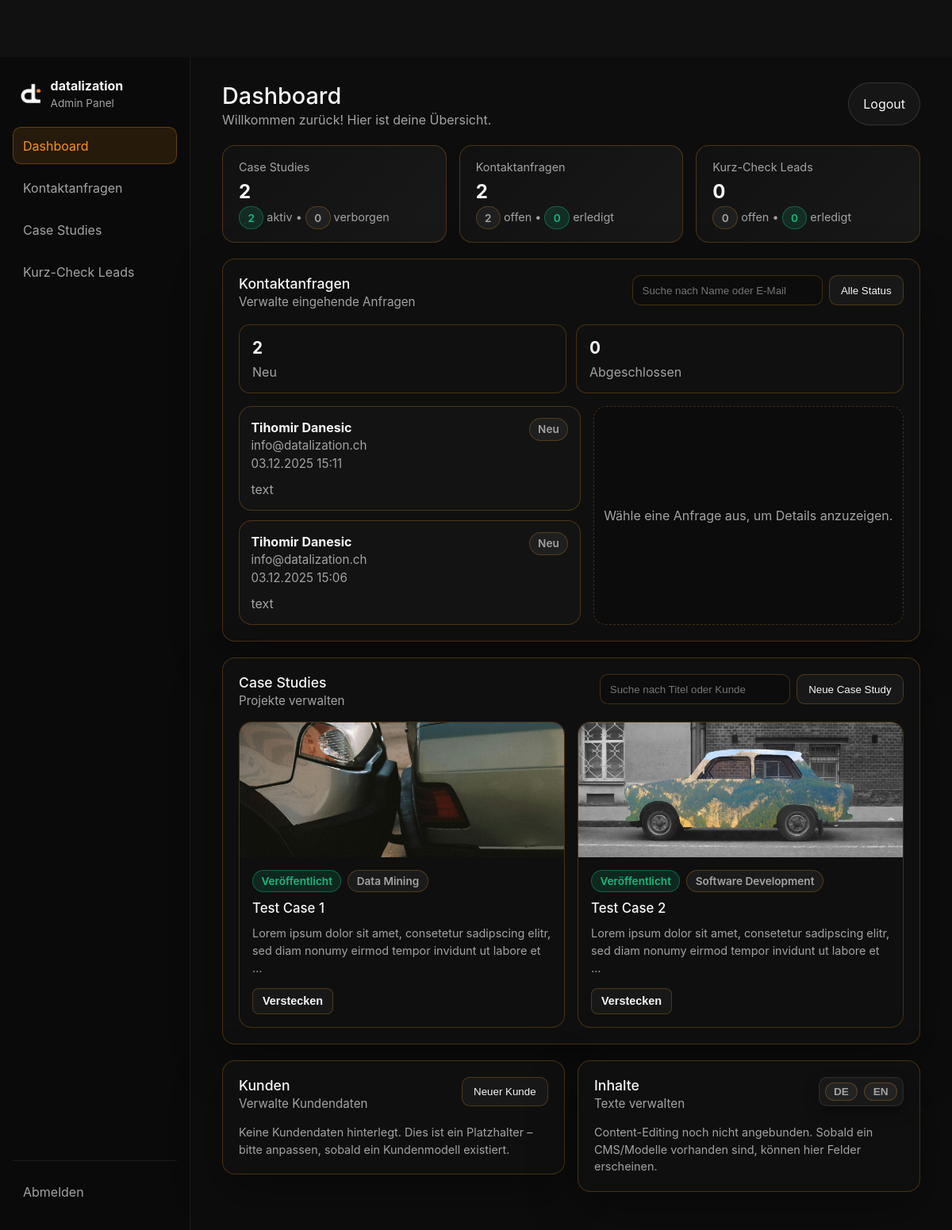
/de/custom-admin/ (signed in), run on the app's committed database.
### web/models.py (models this page shows, shortened)
class ContactMessage(models.Model):
    created = models.DateTimeField(auto_now_add=True)
    first_name = models.CharField(_("First name"), max_length=80)
    last_name = models.CharField(_("Last name"), max_length=80)
    company = models.CharField(_("Company"), max_length=150, blank=True, null=True)
    email = models.EmailField(_("Email"))
    phone = models.CharField(_("Phone"), max_length=50, blank=True, null=True)
    message = models.TextField(_("Message"))
    language = models.CharField(_("Language"), max_length=5, default="de")
    handled = models.BooleanField(_("Processed"), default=False)
    class Meta:
        ordering = ["-created"]
        verbose_name = _("Contact message")
        verbose_name_plural = _("Contact messages")

class CaseStudy(models.Model):
    title       = models.CharField(max_length=160)
    category    = models.CharField(max_length=80, blank=True)
    slug        = models.SlugField(unique=True, blank=True)
    summary     = models.TextField(blank=True)
    client_brief   = models.TextField(_("Client"), blank=True,
        help_text=_("Kurzbeschreibung des Kunden (keine Namen)."))
    problem_brief  = models.TextField(_("Problem"), blank=True,
        help_text=_("Welches Problem/Engpass bestand?"))
    result_points  = models.TextField(_("Result (Bullet points)"), blank=True,
        help_text=_("Eine Aufzählung, je Zeile ein Punkt."))
    preview_animation = models.FileField(upload_to="cases/previews/", blank=True, null=True)
    image       = models.ImageField(upload_to="cases/", blank=True, null=True)
    date        = models.DateField()
    published   = models.BooleanField(
        _("Aktiv"),
        default=True,
        help_text=_("Steuert, ob diese Case Study auf der Website angezeigt wird."),
    )
    kpis        = models.JSONField(blank=True, null=True)
    tech_stack  = models.CharField(max_length=255, blank=True)
    @property
    def safe_image_url(self):
        if not self.image or not getattr(self.image, "name", ""):
            return ""
        try:
            if not self.image.storage.exists(self.image.name):
                return ""
            return self.image.url
        except Exception:
            return ""
    class Meta:
        ordering = ["-date"]

### web/views.py (the view, shortened to what this page needs)
# urls.py: path("custom-admin/", views.custom_admin, name="custom_admin"),
def custom_admin(request):
    admin_password = getattr(settings, "ADMIN_PASSWORD", None)
    if request.GET.get("logout"):
        request.session.pop("custom_admin", None)
        return redirect("web:custom_admin")
    if not _admin_authorized(request):
        return render(request, "custom_admin_login.html")
    cases_qs = CaseStudy.objects.all().order_by("-date")
    contacts_qs = ContactMessage.objects.all().order_by("-created")
    starts_qs = StartRequest.objects.all().order_by("-created")
    contacts_open = contacts_qs.filter(handled=False).count()
    contacts_done = contacts_qs.filter(handled=True).count()
    starts_open = starts_qs.filter(handled=False).count()
    starts_done = starts_qs.filter(handled=True).count()
    cases_published = cases_qs.filter(published=True).count()
    cases_hidden = cases_qs.filter(published=False).count()
    cases = cases_qs
    contacts = contacts_qs[:50]
    starts = starts_qs[:50]
    return render(request, "custom_admin.html", {
        "cases": cases,
        "contacts": contacts,
        "starts": starts,
        "contacts_open": contacts_open,
        "contacts_done": contacts_done,
        "starts_open": starts_open,
        "starts_done": starts_done,
        "cases_published": cases_published,
        "cases_hidden": cases_hidden,
    })

### web/views.py (called while the page is built)
def _admin_authorized(request):
    return request.session.get("custom_admin") is True

### web/templates/custom_admin.html (shortened to what this page needs)
{% extends "admin_base.html" %}
{% load i18n %}
{% load static %}
{% block content %}
<div class="admin-app">
  <aside class="admin-sidebar">
    <div class="admin-brand">
      <img src="{% static 'img/favicon.svg' %}" alt="datalization" width="30" height="30">
      <div>
        <div class="brand-name">datalization</div>
        <div class="brand-sub">Admin Panel</div>
      </div>
    </div>
    <nav class="admin-nav">
      <a class="nav-item active" href="#dashboard">{% trans "Dashboard" %}</a>
      <a class="nav-item" href="#contacts">{% trans "Kontaktanfragen" %}</a>
      <a class="nav-item" href="#cases">{% trans "Case Studies" %}</a>
      <a class="nav-item" href="#leads">{% trans "Kurz-Check Leads" %}</a>
    </nav>
    <div class="admin-footer-nav">
      <a class="nav-item" href="{% url 'web:custom_admin' %}?logout=1">{% trans "Abmelden" %}</a>
    </div>
  </aside>
  <div class="admin-main">
    <header class="admin-topbar" id="dashboard">
      <div>
        <h1 class="admin-title">{% trans "Dashboard" %}</h1>
        <p class="admin-subtitle">{% trans "Willkommen zurück! Hier ist deine Übersicht." %}</p>
      </div>
      <a class="btn-secondary" href="{% url 'web:custom_admin' %}?logout=1">{% trans "Logout" %}</a>
    </header>
    <div class="admin-stats">
      <div class="admin-stat">
        <p class="label">{% trans "Case Studies" %}</p>
        <p class="value">{{ cases|length }}</p>
        <p class="meta"><span class="pill pill-success tiny">{{ cases_published }}</span> {% trans "aktiv" %} • <span class="pill pill-muted tiny">{{ cases_hidden }}</span> {% trans "verborgen" %}</p>
      </div>
      <div class="admin-stat">
        <p class="label">{% trans "Kontaktanfragen" %}</p>
        <p class="value">{{ contacts|length }}</p>
        <p class="meta"><span class="pill pill-muted tiny">{{ contacts_open }}</span> {% trans "offen" %} • <span class="pill pill-success tiny">{{ contacts_done }}</span> {% trans "erledigt" %}</p>
      </div>
      <div class="admin-stat">
        <p class="label">{% trans "Kurz-Check Leads" %}</p>
        <p class="value">{{ starts|length }}</p>
        <p class="meta"><span class="pill pill-muted tiny">{{ starts_open }}</span> {% trans "offen" %} • <span class="pill pill-success tiny">{{ starts_done }}</span> {% trans "erledigt" %}</p>
      </div>
    </div>
    <section class="admin-section" id="contacts">
      <div class="admin-section-head row">
        <div>
          <h2>{% trans "Kontaktanfragen" %}</h2>
          <p class="hint">{% trans "Verwalte eingehende Anfragen" %}</p>
        </div>
        <div class="admin-search">
          <input type="search" placeholder="{% trans 'Suche nach Name oder E-Mail' %}">
          <button class="filter-btn">{% trans "Alle Status" %}</button>
        </div>
      </div>
      <div class="admin-summary-cards">
        <div class="summary-card"><div class="summary-value">{{ contacts_open }}</div><div class="summary-label">{% trans "Neu" %}</div></div>
        <div class="summary-card"><div class="summary-value">{{ contacts_done }}</div><div class="summary-label">{% trans "Abgeschlossen" %}</div></div>
      </div>
      <div class="two-col">
        <div class="list-stack">
          {% for msg in contacts %}
          <div class="list-card">
            <div class="list-card-head">
              <div>
                <div class="list-title">{{ msg.first_name }} {{ msg.last_name }}</div>
                <div class="list-sub">{{ msg.email }}</div>
                <div class="list-sub">{{ msg.created|date:"d.m.Y H:i" }}</div>
              </div>
              <span class="pill {% if msg.handled %}pill-success{% else %}pill-muted{% endif %}">{{ msg.handled|yesno:_("Erledigt,Neu") }}</span>
            </div>
            <p class="list-text">{{ msg.message|truncatechars:140 }}</p>
          </div>
          {% empty %}
          <p class="muted">{% trans "Keine Einträge." %}</p>
          {% endfor %}
        </div>
        <div class="details-placeholder">
          <p>{% trans "Wähle eine Anfrage aus, um Details anzuzeigen." %}</p>
        </div>
      </div>
    </section>
    <section class="admin-section" id="cases">
      <div class="admin-section-head row">
        <div>
          <h2>{% trans "Case Studies" %}</h2>
          <p class="hint">{% trans "Projekte verwalten" %}</p>
        </div>
        <div class="admin-search">
          <input type="search" placeholder="{% trans 'Suche nach Titel oder Kunde' %}">
          <button class="btn-secondary small">{% trans "Neue Case Study" %}</button>
        </div>
      </div>
      <div class="card-grid">
        {% for case in cases %}
        <div class="case-card-admin">
          {% if case.image %}
            {% if case.safe_image_url %}
              <img src="{{ case.safe_image_url }}" alt="{{ case.title }}">
            {% endif %}
          {% else %}
            <div class="case-card-img-placeholder">d</div>
          {% endif %}
          <div class="case-card-body">
            <div class="case-card-status">
              <span class="pill {% if case.published %}pill-success{% else %}pill-muted{% endif %}">{% if case.published %}{% trans "Veröffentlicht" %}{% else %}{% trans "Entwurf" %}{% endif %}</span>
              <span class="pill pill-muted">{{ case.category|default:"-" }}</span>
            </div>
            <h3>{{ case.title }}</h3>
            <p class="muted">{{ case.summary|default:case.problem_brief|truncatechars:110 }}</p>
            <div class="case-card-actions">
              <form method="post">
                <button type="submit" class="btn-small">{% if case.published %}{% trans "Verstecken" %}{% else %}{% trans "Veröffentlichen" %}{% endif %}</button>
              </form>
            </div>
          </div>
        </div>
        {% empty %}
          <p class="muted">{% trans "Keine Case Studies gefunden." %}</p>
        {% endfor %}
      </div>
    </section>
    <div class="admin-grid-2">
      <section class="admin-section" id="customers">
        <div class="admin-section-head row">
          <div>
            <h2>{% trans "Kunden" %}</h2>
            <p class="hint">{% trans "Verwalte Kundendaten" %}</p>
          </div>
          <button class="btn-secondary small">{% trans "Neuer Kunde" %}</button>
        </div>
        <p class="muted">{% trans "Keine Kundendaten hinterlegt. Dies ist ein Platzhalter – bitte anpassen, sobald ein Kundenmodell existiert." %}</p>
      </section>
      <section class="admin-section" id="content">
        <div class="admin-section-head row">
          <div>
            <h2>{% trans "Inhalte" %}</h2>
            <p class="hint">{% trans "Texte verwalten" %}</p>
          </div>
          <div class="lang-toggle">
            <button class="pill pill-muted">{% trans "DE" %}</button>
            <button class="pill pill-muted">{% trans "EN" %}</button>
          </div>
        </div>
        <p class="muted">{% trans "Content-Editing noch nicht angebunden. Sobald ein CMS/Modelle vorhanden sind, können hier Felder erscheinen." %}</p>
      </section>
    </div>
  </div>
</div>
{% endblock %}

### data on the page
ContactMessage: first_name "Tihomir", last_name "Danesic", email "info@datalization.ch", created "03.12.2025 15:11", handled "Neu", message "text"
ContactMessage: first_name "Tihomir", last_name "Danesic", email "info@datalization.ch", created "03.12.2025 15:06", handled "Neu", message "text"
CaseStudy: safe_image_url (picture), category "Data Mining", title "Test Case 1", summary "Lorem ipsum dolor sit amet, consetetur sadipscing elitr, sed diam nonumy eirmod tempor invidunt ut labore et …"
CaseStudy: safe_image_url (picture), category "Software Development", title "Test Case 2", summary "Lorem ipsum dolor sit amet, consetetur sadipscing elitr, sed diam nonumy eirmod tempor invidunt ut labore et …"

### other printed values
{{ cases|length }} "2"
{{ cases_published }} "2"
{{ cases_hidden }} "0"
{{ contacts|length }} "2"
{{ contacts_open }} "2"
{{ contacts_done }} "0"
{{ starts|length }} "0"
{{ starts_open }} "0"
{{ starts_done }} "0"
